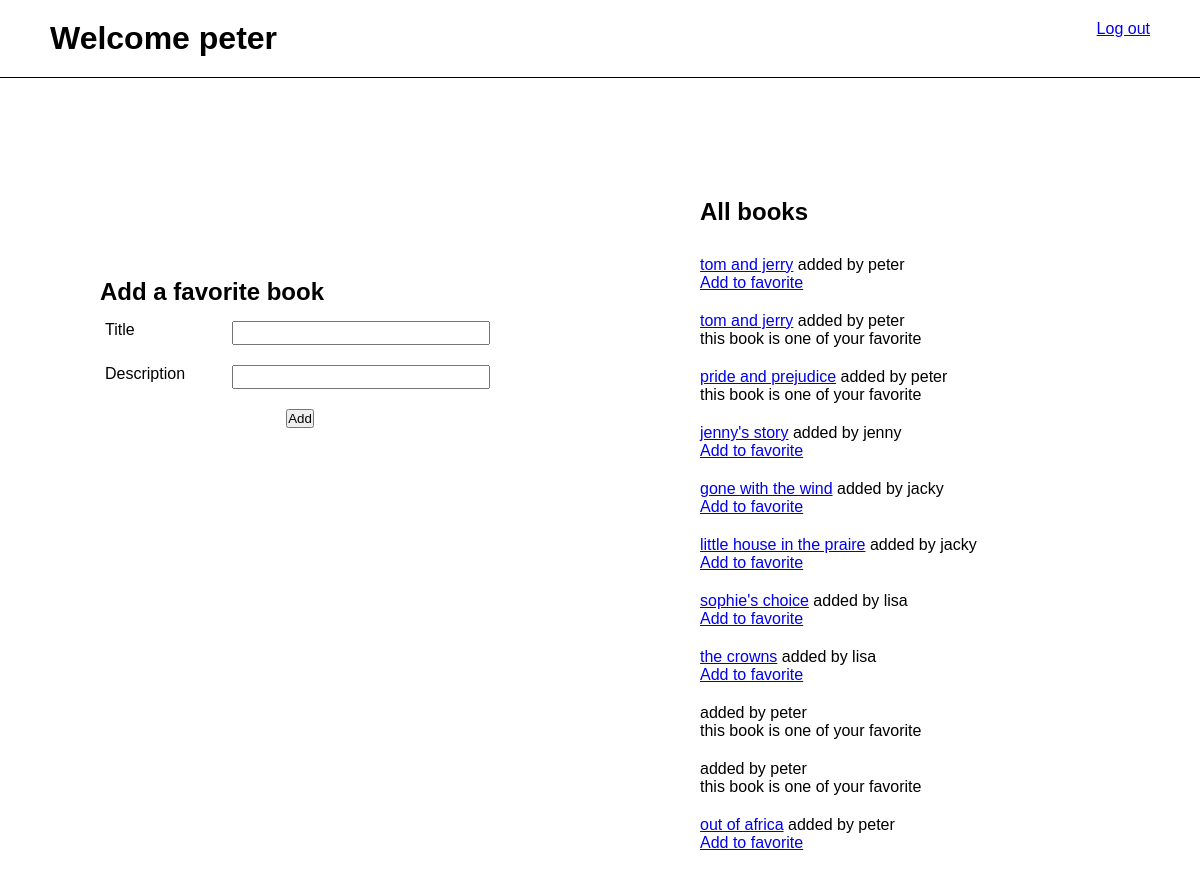
Page /books (signed in) on the earlier database version.
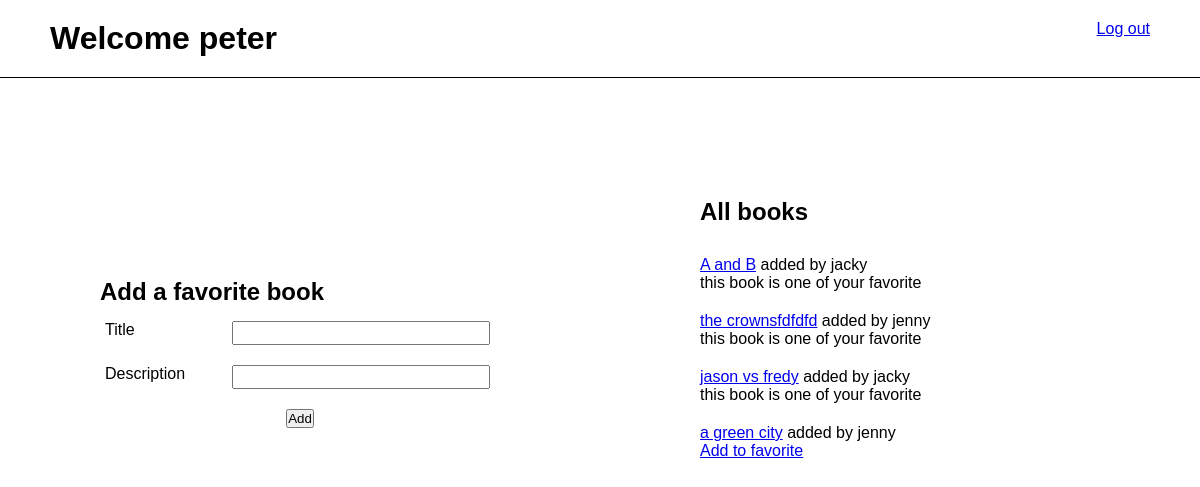
Same page on the later database version.
### favorite_app/models.py (models this page shows)
class User(models.Model):
    first_name = models.CharField(max_length=45)
    last_name = models.CharField(max_length=45)
    email = models.CharField(max_length=45)
    password = models.CharField(max_length=255)
    created_at = models.DateTimeField(auto_now_add=True)
    updated_at = models.DateTimeField(auto_now=True)
    objects = UserManager()

class Book(models.Model):
    title = models.CharField(max_length=255)
    desc = models.TextField()
    uploaded_by = models.ForeignKey(User, related_name="books_loaded", on_delete=CASCADE)
    users_who_like = models.ManyToManyField(User, related_name="liked_books")
    created_at = models.DateTimeField(auto_now_add=True)
    updated_at = models.DateTimeField(auto_now=True)
    objects = BookManager()

### favorite_app/views.py (the view)
# urls.py: path('books', views.success),
def success(request):
    if 'user_id' not in request.session:
        return redirect('/')
    this_user = User.objects.get(id=request.session['user_id'])
    all_books = Book.objects.all()
    context = {
        'this_user':this_user,
        'all_books': all_books,
    }
    return render(request, 'welcome.html',context)

### favorite_app/templates/welcome.html (shortened to what this page needs)
<!DOCTYPE html>
<html lang="en">
<head>
    {% load static %}
    <link rel="stylesheet" href="{% static 'style.css' %}">
</head>
<body>
    <div class="container-welcome">
        <div class="welcome-header">
            <h1>Welcome {{this_user.first_name}}</h1>
            <a id="logout" href="/logout">Log out</a>
        </div>
        <div class="main-welcome">
            <div class="left-addbook">
                <div class="error-report">
                </div>
                <div class="add-book">
                    <h2 class="h2-allfavorbook">Add a favorite book</h2>
                    <form action="/add_book" method='POST'>
                        <div class="input1">
                            <label for="title" class="l-title">Title</label>
                            <input type="text" name="title" class="l-content">
                        </div>
                        <div class="input1">
                            <label for="desc" class="l-title">Description</label>
                            <input type="text" name="desc" class="l-content">
                        </div>
                        <div class="btn-input input2">
                            <input type="submit" value="Add">
                        </div>
                    </form>
                </div>
            </div>
            <div class="all-books">
                <h2 class="h2-allbooks">All books</h2>
                {% for book in all_books %}
                <div class="each-book">
                    <p><a href="/books/{{book.id}}">{{book.title}}</a> added by {{book.uploaded_by.first_name}}</p>
                    {% if book not in this_user.liked_books.all %}
                    <p><a href="/books/{{book.id}}/add_favorite">Add to favorite</a></p>
                    {% else %}
                    <p>this book is one of your favorite</p>
                    {% endif %}
                </div>
                {% endfor %}
            </div>
        </div>
</body>
</html>

### favorite_app/static/style.css (style rules this page uses)
* { margin:0; padding:0; font-family: 'Montserrat', sans-serif; }
.error-report { display:block; padding:10px 20px; height:50px; margin-bottom: 30px; }
.input1 { padding:5px 10px 5px 5px; display:flex; justify-content:space-evenly; margin-top:10px; margin-bottom: 10px; }
.l-title { flex:1; padding-left:0px; }
.l-content { flex:2; height:20px; }
.input2 { padding:5px; }
.btn-input { text-align: center; }
.main-welcome { display: flex; }
.left-addbook { flex:1; padding:100px; }
.all-books { padding:100px; flex:1; }
.welcome-header { display: flex; padding:20px 50px; justify-content: space-between; border-bottom:1px solid black; }
#logout { text-align: right; }
.h2-allbooks { padding:20px 0px; }
.each-book { padding:10px 0px; }

Differences in the rows shown:
removed Book: title "tom and jerry", uploaded_by.first_name "peter"
removed Book: title "tom and jerry", uploaded_by.first_name "peter", shows "this book is one of your favorite"
removed Book: title "pride and prejudice", uploaded_by.first_name "peter", shows "this book is one of your favorite"
removed Book: title "jenny's story", uploaded_by.first_name "jenny"
removed Book: title "gone with the wind", uploaded_by.first_name "jacky"
removed Book: title "little house in the praire", uploaded_by.first_name "jacky"
removed Book: title "sophie's choice", uploaded_by.first_name "lisa"
removed Book: title "the crowns", uploaded_by.first_name "lisa"
removed Book: uploaded_by.first_name "peter", shows "this book is one of your favorite"
removed Book: uploaded_by.first_name "peter", shows "this book is one of your favorite"
removed Book: title "out of africa", uploaded_by.first_name "peter"
added Book: title "A and B", uploaded_by.first_name "jacky", shows "this book is one of your favorite"
added Book: title "the crownsfdfdfd", uploaded_by.first_name "jenny", shows "this book is one of your favorite"
added Book: title "jason vs fredy", uploaded_by.first_name "jacky", shows "this book is one of your favorite"
added Book: title "a green city", uploaded_by.first_name "jenny"
